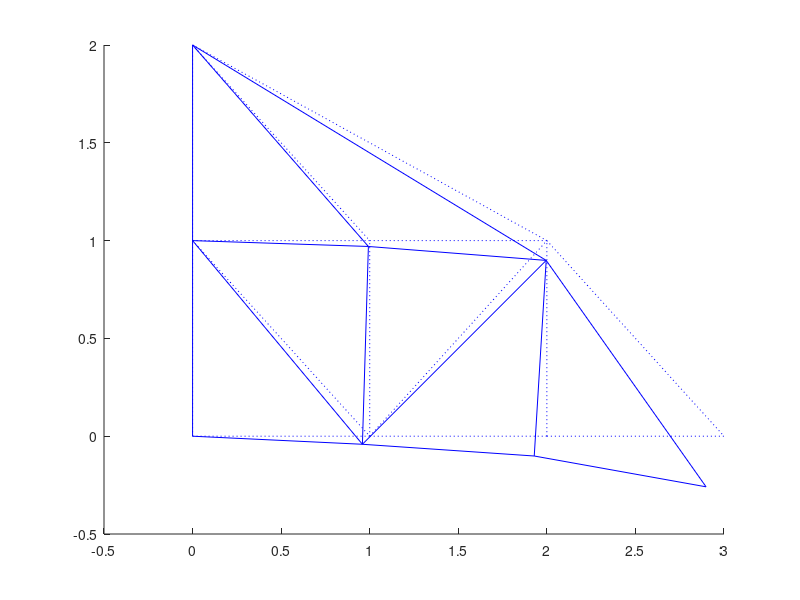

Reproduce this figure in MATLAB.
% This script is outside the scope of the course material covered in
% lectures, assignments, and exams, but it may be of interest to some
% students.  It solves for the nodal displacements of a
% (possibly-indeterminate) planar truss, as a 2D extension of our analysis
% of 1D end-to-end assemblages.  In this case, extra bookkeeping is needed
% to manage the connectivity of the truss structure and the presence of
% multiple degrees of freedom (both x- and y-components of displacement)
% at each node.

%%%%%%% Specify problem data %%%%%%%

% Each row gives the x,y position of a node in the truss.
nodes = [0,0;0,1;0,2;1,0;1,1;2,0;2,1;3,0];

% Each row gives two node indices (corresponding to rows in `nodes`),
% indicating the two endpoints of a truss element.
elements = [1,2;2,3;1,4;2,4;2,5;3,7;4,6;4,7;5,7;6,8;7,8;4,5;6,7;3,5];

% Each row gives 1 or 0 for each component of displacement at a node,
% where a 1 indicates that the corresponding component is fixed.
BCs = [1,0;1,0;1,1;0,0;0,0;0,0;0,0;0,0];

% Each row gives the stiffness of the corresponding element:
k = 1e2*[1;1;1;1;1;1;1;1;1;1;1;1;1;1];

% Each row gives the x,y components of a force applied at the 
% corresponding joint.
node_forces = [0,0;0,0;0,0;0,0;0,0;0,0;0,0;0,-3];

%%%%%%% End of problem setup %%%%%%%

% Number of nodes:
N_node = size(nodes,1);

% Number of elements:
N_el = size(elements,1);

% Number of degrees of freedom (DoFs):
N_dof = 2*N_node;

% Mapping from a node index and a Cartesian direction (where 
% direction=1 => x and direction=2 => y) to a degree of freedom (DoF) 
% index:
dof_index = @(node,direction)(2*(node-1)+(direction-1)+1);

% Set up stiffness matrix and load vector:
K = zeros(N_dof,N_dof);
F = zeros(N_dof,1);

% Loop over elements and add stiffness contributions to corresponding 
% equilibrium equations.
for el=1:N_el

    % "Un-pack" data for the current element from the arrays used to 
    % define our problem.

    % Node numbers of endpoints of current element:
    n1 = elements(el,1);
    n2 = elements(el,2);
    % x and y coordinates of first endpoint:
    x1 = nodes(n1,1);
    y1 = nodes(n1,2);
    % x and y coordinates of second endpoint:
    x2 = nodes(n2,1);
    y2 = nodes(n2,2);
    ke = k(el);
    % Indices of x and y displacements in the vector of all
    % unknown scalar displacement components:
    dof1x = dof_index(n1,1);
    dof1y = dof_index(n1,2);
    dof2x = dof_index(n2,1);
    dof2y = dof_index(n2,2);

    % Element geometry:
    Dx = x2-x1;
    Dy = y2-y1;
    L = sqrt(Dx^2 + Dy^2);

    % Add element's contributions to linear system of equilibrium
    % equations at nodes.

    % Linearized change in length (valid for small rotations only):
    %
    %  DL = (u2x-u1x)*Dx/L + (u2y-u2y)*Dy/L
    %
    % This is the dot product of the displacement difference between
    % nodes and a unit vector in the direction of the member. See Section 
    % 3.10 of the Craig textbook. Figures 3.23--3.24 and 
    % Equation (3.29) cover the special case where node 1 is fixed.
    %
    % Element force:
    %
    %  fe = ke*DL = ke*((u2x-u1x)*Dx/L + (u2y-u1y)*Dy/L)
    %
    % x,y components of element force acting on nodes 1 and 2:
    %
    %  fe1x = fe*Dx/L
    %  fe1y = fe*Dy/L
    %  fe2x = -fe*Dx/L
    %  fe2y = -fe*Dy/L

    K(dof1x,dof1x) = K(dof1x,dof1x) + ke*(Dx/L)^2;
    K(dof1x,dof2x) = K(dof1x,dof2x) - ke*(Dx/L)^2;
    K(dof1x,dof1y) = K(dof1x,dof1y) + ke*(Dx/L)*(Dy/L);
    K(dof1x,dof2y) = K(dof1x,dof2y) - ke*(Dx/L)*(Dy/L);

    K(dof1y,dof1x) = K(dof1y,dof1x) + ke*(Dx/L)*(Dy/L);
    K(dof1y,dof2x) = K(dof1y,dof2x) - ke*(Dx/L)*(Dy/L);
    K(dof1y,dof1y) = K(dof1y,dof1y) + ke*(Dy/L)^2;
    K(dof1y,dof2y) = K(dof1y,dof2y) - ke*(Dy/L)^2;

    K(dof2x,dof1x) = K(dof2x,dof1x) - ke*(Dx/L)^2;
    K(dof2x,dof2x) = K(dof2x,dof2x) + ke*(Dx/L)^2;
    K(dof2x,dof1y) = K(dof2x,dof1y) - ke*(Dx/L)*(Dy/L);
    K(dof2x,dof2y) = K(dof2x,dof2y) + ke*(Dx/L)*(Dy/L);

    K(dof2y,dof1x) = K(dof2y,dof1x) - ke*(Dx/L)*(Dy/L);
    K(dof2y,dof2x) = K(dof2y,dof2x) + ke*(Dx/L)*(Dy/L);
    K(dof2y,dof1y) = K(dof2y,dof1y) - ke*(Dy/L)^2;
    K(dof2y,dof2y) = K(dof2y,dof2y) + ke*(Dy/L)^2;
end

% Loop over nodes and fill in entries of load vector:
for node=1:N_node
    F(dof_index(node,1)) = node_forces(node,1);
    F(dof_index(node,2)) = node_forces(node,2);
end

% Apply BCs to the system:
for node=1:N_node
    for direction=1:2
        if(BCs(node,direction))
            dof = dof_index(node,direction);
            for j=1:N_dof
                K(dof,j) = (dof==j);
            end
            F(dof) = 0;
        end
    end
end

% Solve for the displacements:
U = K\F;

% Plot the original and deformed trusses:
figure(1)
hold on;
for el=1:N_el
    n1 = elements(el,1);
    n2 = elements(el,2);
    X1 = nodes(n1,1);
    X2 = nodes(n2,1);
    Y1 = nodes(n1,2);
    Y2 = nodes(n2,2);
    dof1x = dof_index(n1,1);
    dof2x = dof_index(n2,1);
    dof1y = dof_index(n1,2);
    dof2y = dof_index(n2,2);
    u1x = U(dof1x);
    u2x = U(dof2x);
    u1y = U(dof1y);
    u2y = U(dof2y);
    x1 = X1 + u1x;
    x2 = X2 + u2x;
    y1 = Y1 + u1y;
    y2 = Y2 + u2y;
    plot([X1,X2],[Y1,Y2],':b');
    plot([x1,x2],[y1,y2],'-b');
end
